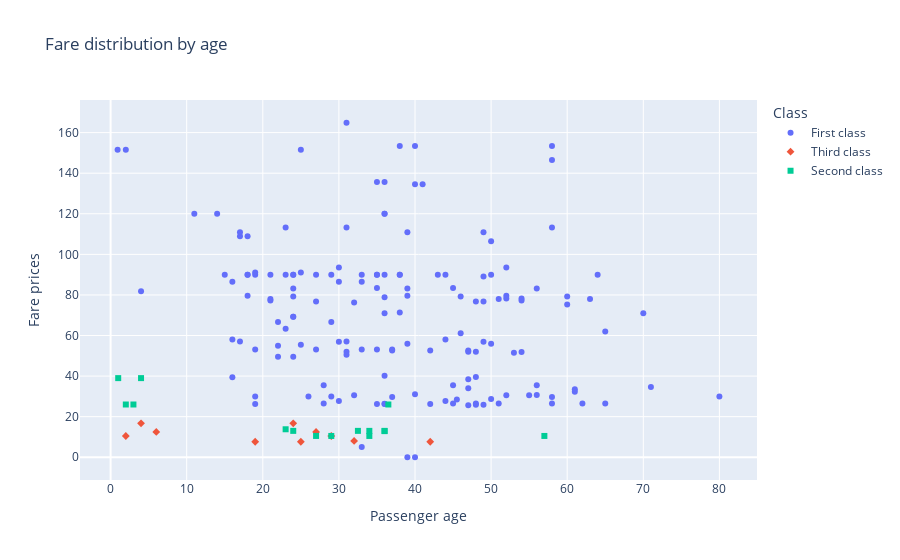

The cell this chart's notebook holds for it:
### Markdown cell above
### Task 5: Generate a scatter plot to explore the relationship between passengers' ages and fare prices, using different colors and symbols for the different classes.

### Code cell
# Scatter plot

fig_d = px.scatter(titanic, x="Age", y="Fare", color="Pclass_cats", symbol="Pclass_cats",
                labels={"Fare": "Fare prices", "Age": "Passenger age", "Pclass_cats": "Class"},
                title="Fare distribution by age")
fig_d.show()

### Figure 1 — Plotly figure (JSON) as saved in the notebook; plotly's stock layout.template omitted (floating-point values rounded to 4 significant figures; data arrays with more than 128 entries replaced by an {"elided": "..."} marker saying what was removed)
{"data": [{"hovertemplate": "Class=First class<br>Passenger age=%{x}<br>Fare prices=%{y}<extra></extra>", "legendgroup": "First class", "marker": {"color": "#636efa", "symbol": "circle"}, "mode": "markers", "name": "First class", "orientation": "v", "showlegend": true, "type": "scatter", "x": {"elided": "158 float values"}, "xaxis": "x", "y": {"elided": "158 float values"}, "yaxis": "y"}, {"hovertemplate": "Class=Third class<br>Passenger age=%{x}<br>Fare prices=%{y}<extra></extra>", "legendgroup": "Third class", "marker": {"color": "#EF553B", "symbol": "diamond"}, "mode": "markers", "name": "Third class", "orientation": "v", "showlegend": true, "type": "scatter", "x": [4, 25, 2, 29, 24, 32, 42, 19, 6, 27], "xaxis": "x", "y": [16.7, 7.65, 10.46, 10.46, 16.7, 8.05, 7.65, 7.65, 12.47, 12.47], "yaxis": "y"}, {"hovertemplate": "Class=Second class<br>Passenger age=%{x}<br>Fare prices=%{y}<extra></extra>", "legendgroup": "Second class", "marker": {"color": "#00cc96", "symbol": "square"}, "mode": "markers", "name": "Second class", "orientation": "v", "showlegend": true, "type": "scatter", "x": [34, 29, 32.5, 36.5, 1, 3, 36, 36, 2, 24, 23, 34, 4, 27, 57], "xaxis": "x", "y": [13, 10.5, 13, 26, 39, 26, 12.88, 13, 26, 13, 13.79, 10.5, 39, 10.5, 10.5], "yaxis": "y"}], "layout": {"legend": {"title": {"text": "Class"}, "tracegroupgap": 0}, "title": {"text": "Fare distribution by age"}, "xaxis": {"anchor": "y", "domain": [0, 1], "title": {"text": "Passenger age"}}, "yaxis": {"anchor": "x", "domain": [0, 1], "title": {"text": "Fare prices"}}}}
